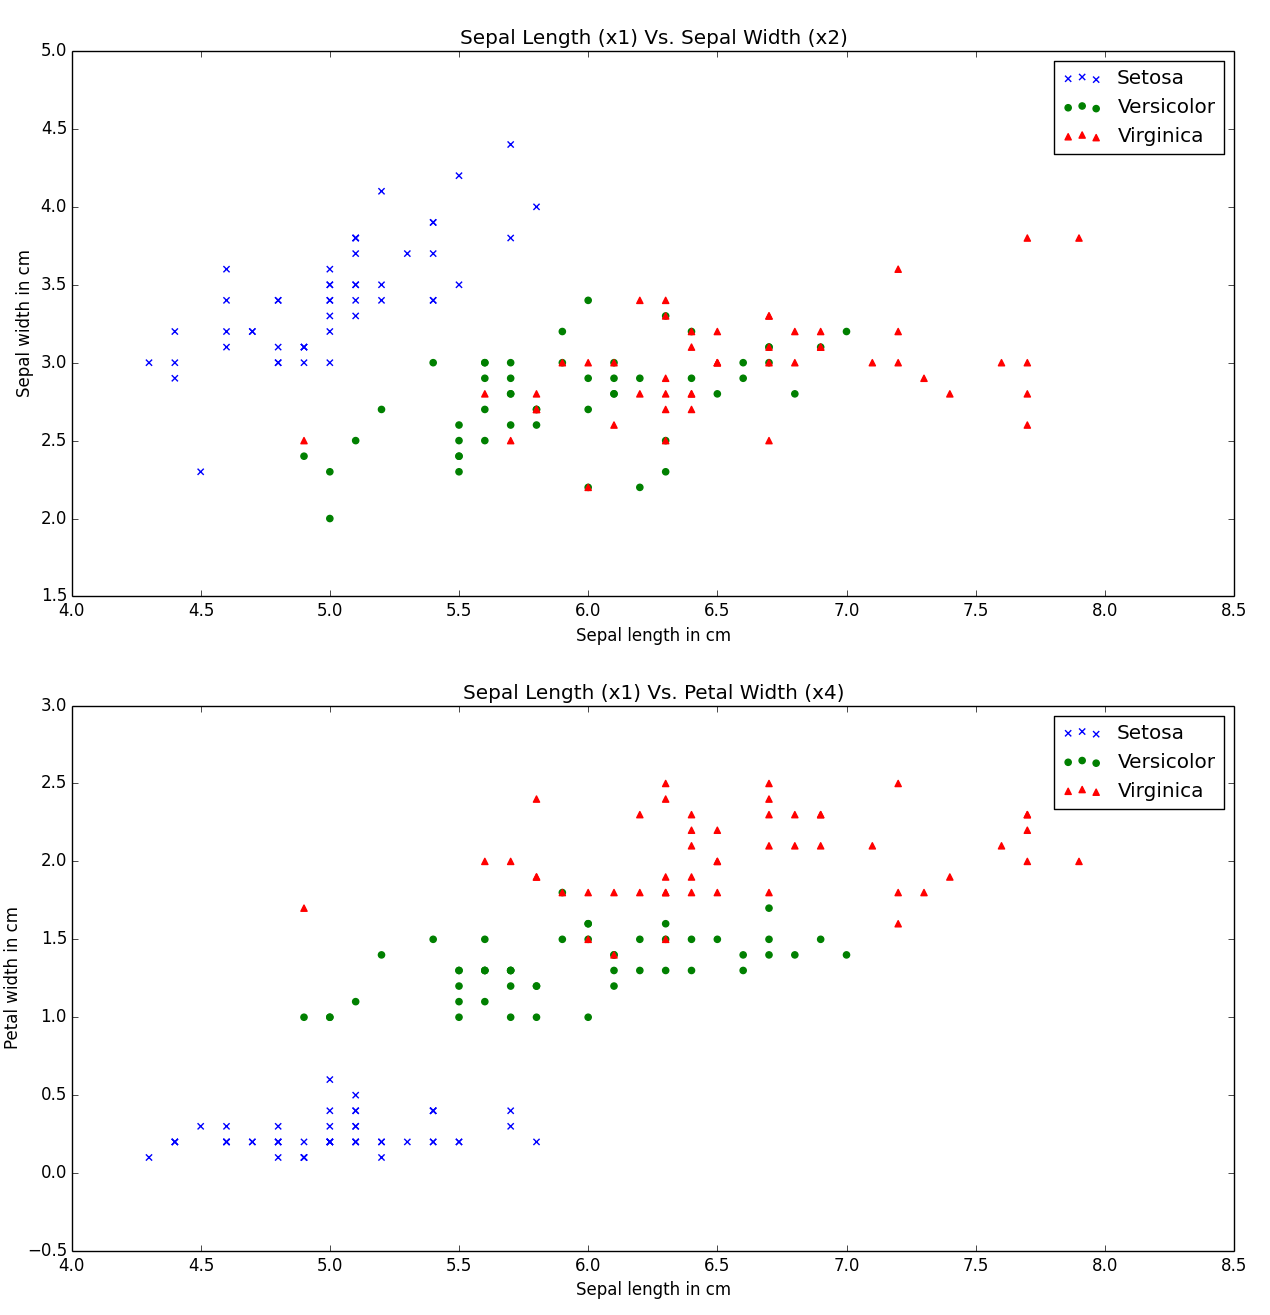

The Python source for this figure:
# Sebastian Raschka 01/26/2014

from read_iris_data import iris_data_to_arrays

import numpy as np
from matplotlib import pyplot as plt

def flower_scatterplots():

    setosa, versicolor, virginica = iris_data_to_arrays('./iris_data.txt')
    
    plt.figure(figsize=(15,15))
    
    plt.subplot(211)
    plt.scatter(setosa[0,:], setosa[1,:], marker='x', color='blue')
    plt.scatter(versicolor[0,:], versicolor[1,:], marker='o', color='green')
    plt.scatter(virginica[0,:], virginica[1,:], marker='^', color='red')
    plt.title('Sepal Length (x1) Vs. Sepal Width (x2)')
    plt.ylabel('Sepal width in cm')
    plt.xlabel('Sepal length in cm')
    plt.legend(['Setosa', 'Versicolor', 'Virginica'], loc='upper right')

    plt.subplot(212) 
    plt.scatter(setosa[0,:], setosa[3,:], marker='x', color='blue')
    plt.scatter(versicolor[0,:], versicolor[3,:], marker='o', color='green')
    plt.scatter(virginica[0,:], virginica[3,:], marker='^', color='red')
    plt.title('Sepal Length (x1) Vs. Petal Width (x4)')
    plt.ylabel('Petal width in cm')
    plt.xlabel('Sepal length in cm')
    plt.legend(['Setosa', 'Versicolor', 'Virginica'], loc='upper right')    
    
    plt.savefig('./flower_2d_scatter.png')

if __name__ == '__main__':
    flower_scatterplots()


